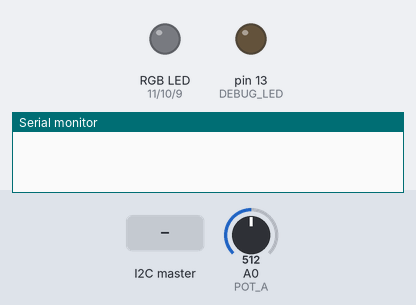
The sketch below on a simulated Arduino Uno, built with avr-gcc and run on an emulated ATmega328P. On the bench: an RGB LED mixed from three pins (HIGH = lit), output pins drawn as LEDs (lit = HIGH), the last lines printed to the serial monitor. The test bench sets the inputs (shaded band); at power-on: A0 (POT_A) = 512. Random numbers use the default seed unless the sketch sets one; pins used as bus, display or sensor lines are not drawn.

Above: at 0.05 s.
At 1.2 s:
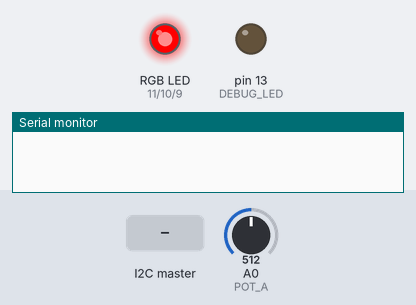
1.3 s: the I2C master sends "*"
At 4.2 s:
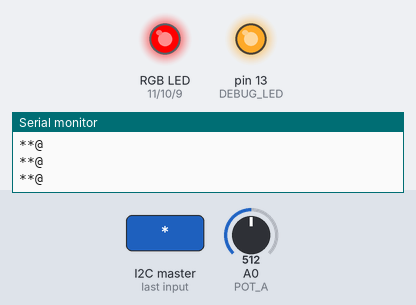
4.3 s: the I2C master sends the byte 200
Timing chart, 0 to 13.3 s (numbered marks = the images above; inputs shaded):
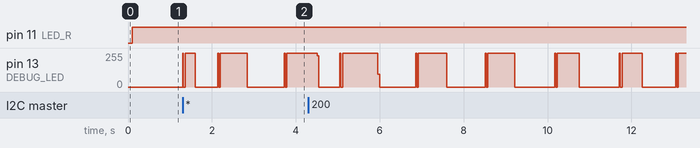

The sketch:

nano_firmware.ino
```cpp
/*
   i2c slave device to handle IR messaging between
   3pi+ robots.
*/
#include <avr/io.h>
#include <Wire.h>
#define I2C_ADDR 8

boolean LED;      // debug LED
unsigned long ts; // general time stamp, timeout for
                  // debug LED.

#define POT_A A0
#define POT_B A1
#define POT_C A2

// Two operational states
#define STATE_IR_TX_ON 1
#define STATE_IR_TX_OFF 2
int state = STATE_IR_TX_ON;


#define MAX_MSG 32
static char tx_buf[MAX_MSG];  // buffer for IR out (serial)
static char rx_buf[MAX_MSG];  // buffer for IR in  (serial)
static char rx_msg[MAX_MSG];  // holding buffer for msg down
                              // to Master over i2c
int rx_count;

// 38Khz signal generated on
// digital pin 4.
#define TX_CLK_OUT 4

unsigned long msg_ttl; // msg time to live
#define TTL 1000       // keep a message for 1 second
                       // then delete.

unsigned long tx_ts;    // transmit time-stamp
unsigned long tx_delay; // delay between tx
unsigned long tx_delay_min;
unsigned long tx_delay_extra;

// Flags
boolean BROADCAST = false;
boolean PROCESS_MSG = false;
#define LED_B 9
#define LED_G 10
#define LED_R 11

#define DEBUG_LED 13

void setup() {

  // Set random seed.
  initRandomSeed();

  // Set pin for 38khz carrier as output
  pinMode(TX_CLK_OUT, OUTPUT);

  // Debug led
  pinMode(13, OUTPUT);

  // RGB LED
  pinMode( LED_R, OUTPUT );
  pinMode( LED_G, OUTPUT );
  pinMode( LED_B, OUTPUT );

  // Debugging LED
  pinMode(DEBUG_LED, OUTPUT );
  digitalWrite(DEBUG_LED, LOW);

  // Input pots
  pinMode( POT_A, INPUT );
  pinMode( POT_B, INPUT );
  pinMode( POT_C, INPUT );

  // Set message buffers to invalid (empty) state
  memset( tx_buf, 0, sizeof( tx_buf ));
  memset( rx_buf, 0, sizeof( rx_buf ));
  memset( rx_msg, 0, sizeof( rx_msg ));

  // Set initial tx_delay variables
  tx_delay_min = 500;
  tx_delay_extra = 500;


  // Setup Timer 2 to help generate a 38khz signal.
  setupTimer2();

  // Begin I2C, note, as a slave device.
  Wire.begin( I2C_ADDR );
  Wire.onRequest( reportLastMessage );
  Wire.onReceive( newMessageToSend );

  // Start Serial.  Note, here we are using
  // serial to transmit strings over IR by
  // modulating it with the 38khz carrier.
  // The IR demodulator chip can support
  // baud up to 4800, but other variants
  // might not.
  Serial.begin(4800);
  Serial.setTimeout(500);

  // Set initial time-stamp values
  ts = millis();
  msg_ttl = millis();

  tx_ts = millis();
  setTXDelay();
  //disableTX();
  resetRxBuf();
}


// Experiment to see if reading the LSB
// of an analog read can generate a
// useful random seed.  Nothing connected
// to A0.  I think the LSB fluctuates
// randomly(?)
void initRandomSeed() {
  pinMode(A0, INPUT);
  byte r = 0x00;
  for ( int i = 0; i < 8; i++ ) {
    byte b = (byte)analogRead(A0);
    b = b & 0x01;
    r |= (b << i);
    delayMicroseconds(2);
  }
  randomSeed( r );
}

// Attempting an asynchronous send
// and listen procedure because we
// can't do both at the same time.
// https://lucidar.me/en/serialib/most-used-baud-rates-table/
// We are using 4800 baud, which is
// 4800 bits per second.
// 1.042ms per byte.
// So we space transmission by 35ms
// to allow for receipt, and pad/vary
// by upto 50ms(?)
void setTXDelay() {
  float t = (float)random(0, tx_delay_extra); // 0:50
  t += tx_delay_min; // 35
  // Insert random delay to help
  // break up synchronous tranmission
  // between robots.
  tx_delay = (unsigned long)t;
}

void setRGB( int r, int g, int b ) {
  if( r == 0 ) {
    digitalWrite( LED_R, LOW );
  } else {
    digitalWrite( LED_R, HIGH );
  }

  if( g == 0 ) {
    analogWrite( LED_G, 0 );
  } else {
    analogWrite( LED_G, 128 );
  }


  if( b == 0 ) {
    analogWrite( LED_B, 0 );
  } else {
    analogWrite( LED_B, 128 );
  }

}

// This ISR simply toggles the state of
// pin D4 to generate a 38khz clock signal.
ISR( TIMER2_COMPA_vect ) {
  PORTD ^= (1 << PD4);

}

// We use Timer2 to generate a 38khz clock
// which is electronically OR'd with the
// serial TX.
void setupTimer2() {

  // Termporarily stop interupts
  cli();

  // Setup Timer 2 to fire ISR every 38khz
  // Enable CTC mode
  TCCR2A = 0;
  TCCR2A |= (1 << WGM21);

  // Setup ctc prescaler
  TCCR2B = 0;

  // No prescale?
  //TCCR2B |= (1<<CS21);
  TCCR2B |= (1 << CS20);

  // match value
  OCR2A = 210; // counts to 53, every 38,000hz
  //OCR2A = 53; // counts to 53, every 38,000hz


  // Set up which interupt flag is triggered
  TIMSK2 = 0;
  TIMSK2 |= (1 << OCIE2A);

  // enable interrupts
  sei();

}


byte CRC( String in_string ) {
  String buf;
  byte cs;
  int i;

  cs = 0;
  for ( i = 0;  i < (int)in_string.length(); i++ ) {
    cs = cs ^ in_string.charAt(i);
  }
  cs &= 0xff;

  return cs;
}

// Over i2c to Master
// Sends a string of the latest message received from
// other robots.
// If the buffer is empty, a ! character is sent.
// Note, a correct message should also end in !
void reportLastMessage() {

  // No message.
  if ( rx_msg[0] == 0 ) {
    Wire.write("!");
  } else {
    Wire.write( rx_msg, strlen(rx_msg) );
  }

}

// For IR.
// Function to format a message for our
// IR transmission.  We use:
// * to indicate the start of a message
// @ to indicate a checksum value following
void newMessageToSend( int len ) {
  //Serial.println(len);
  //digitalWrite(13, HIGH);
  int count = 0;

  // Stop transmission whilst we update
  // the buffer.
  state = STATE_IR_TX_OFF;

  // Clear tx buffer
  memset( tx_buf, 0, sizeof( tx_buf ) );

  // set first character as our message
  // start byte
  tx_buf[count++] = '*';

  // Should we add a timeout here?
  // Receive up until buffer -1
  while ( Wire.available()  ) {
    char c = Wire.read();
    tx_buf[count] = c;
    count++;
  }

  // We could add in here a special character
  // to erase tx_buf and set the board to stop
  // transmitting.
  // Have more than just * in the buffer
  /*
  if( count > 1 ) {

    // Special first characters
    if( tx_buf[1] == '!' ) {          // Clear transmit message
      memset( tx_buf, 0, sizeof( tx_buf ) );
      return;

    } else if( tx_buf[1] == '£' ) {   // Set tx_delay period?


    } else if( tx_buf[1] == '#' ) {   // Set RGB?

    }
  }
  */

  // Add crc
  byte cs;
  int i;

  cs = 0;
  for ( i = 0;  i < count; i++ ) {
    cs = cs ^ tx_buf[i];
  }
  cs &= 0xff;

  tx_buf[count++] = '@';
  tx_buf[count++] = cs;


  //Serial.println( count );
  //Serial.println( tx_buf );

  // Restart IR transmission
  state = STATE_IR_TX_ON;
}


// The arduino pro mini has a parallel serial
// interface,meaning with IR it can receive
// it's own tranmission. There, we access the
// UART register to disable RX functionality.
// When we re-enable it, this has the beneficial
// side-effect of clearing the input buffer.

void disableRX() {
  cli();
  UCSR0B &= ~( 1 << RXEN0 );
  UCSR0B &= ~( 1 << RXCIE0 );
  sei();
}

// Re-enable the serial port RX hardware.
void enableRX() {


  cli();
  UCSR0A &= ~(1 << FE0);
  UCSR0A &= ~(1 << DOR0);
  UCSR0A &= ~(1 << UPE0);
  UCSR0B |= ( 1 << RXEN0 );
  UCSR0B |= ( 1 << RXCIE0 );
  sei();
}

// Clears our received buffer
void resetRxBuf() {
  rx_count = 0;
  PROCESS_MSG = false;
  memset( rx_buf, 0, sizeof( rx_buf ) );
}


void loop() {


  // Toggle whether we are broadcasting
  // or listening for IR messages
  if ( millis() - tx_ts > tx_delay ) {
    BROADCAST = !BROADCAST;
    tx_ts = millis();

    // Set a different delay for next
    // iteration
    setTXDelay();
  }


  // If we are in broadcast mode and the LEDS
  // are active.
  if ( state == STATE_IR_TX_ON && BROADCAST) {

    // If we have not received a message from
    // the Master over i2c, do nothing.
    if ( tx_buf[0] == 0 ) {
      // don't send, empty buffer.

    } else { // Message from Master to send.

      // We have a problem where we pick up
      // our own reflected transmission.
      disableRX();
      //enableTX();

      // Using Serial.print transmits over
      // IR.  Serial TX is modulated with
      // the 38Khz carrier in hardware.
      digitalWrite(DEBUG_LED, HIGH);
      Serial.println( tx_buf );
      Serial.flush(); // wait for send to complete
      digitalWrite(DEBUG_LED, LOW);

      //disableTX();

      // With TX finished, we can receive again
      // and not get our own transmission.
      enableRX();

    }
  }


  // Clear old messages received via IR.
  if ( millis() - msg_ttl  > TTL ) {
    memset( rx_msg, 0, sizeof( rx_msg ) );
    msg_ttl = millis();
  }

  // Clear status LED
  if ( millis() - ts > 100 ) {
    ts = millis();
    digitalWrite( 13, LOW );
    setRGB( 1, 0, 0 );
    //analogWrite(LED_R, 255 );
    //analogWrite(LED_G, 0);
    // Debug
    //Serial.print("last message: ");
    //Serial.print( rx_msg );
    //Serial.print(" ");
    //Serial.println( ts );
  }


  // See if we have received over IR to
  // process.
  while ( Serial.available() && !PROCESS_MSG ) {

    // If we find a newline, we flag we have
    // a message to attempt to process.
    rx_buf[rx_count] = Serial.read();
    if ( rx_buf[ rx_count ] == '\n' ) PROCESS_MSG = true;


    // Note that, it might seem like rx_count will
    // exceed the buffer. The next check should
    // catch this, and cause the buffer to be
    // processed.  We don't zero rx_count on each
    // call of loop() because we may only have a
    // few characters in the Serial buffer.  So we
    // need to incrementally fill our rx_buf with
    // many calls to this while loop.
    // Processing the message will reset rx_count
    // to 0.
    rx_count++;

    // If we exceed the buffer size, we also
    // will try to process the message.
    if ( rx_count >= MAX_MSG ) PROCESS_MSG = true;
  }

  // Do we think we have a message to process?
  if ( PROCESS_MSG ) {

    // Debug
    //Serial.print("got "); Serial.print(rx_buf); Serial.print(":"); Serial.println(rx_count);

    // Invalid conditions:
    if ( rx_count <= 0 || rx_buf[0] == 0 ) {
      // bad read.
      //Serial.println("bad serial");


    } else {  // Valid rx buf

      // Check for start byte
      int start = -1;  // -1 = default error state

      // Search string for * symbol (start)
      // Save index
      for ( int i = 0; i < rx_count; i++ ) {
        if ( rx_buf[i] == '*') {
          start = i;
          break;
        }
      }

      // Message too short or bad
      // e.g. a useless message would be:
      //      *abcdef@a  (start,message,CRC token, CRC value)
      //      minimum (absurd) message would be *@_
      //      min message length = 3
      // if start < 0, then no * symbol was found
      if ( (rx_count - start) <= 3 || start < 0 ) {
        //Serial.println("message too short :(");

      } else { // message valid, * index found

        // Check CRC, find @ token to separate
        // out CRC value.
        int last = -1;
        for ( int i = 0; i < rx_count; i++ ) {
          if ( rx_buf[i] == '@') {
            last = i;
            break;
          }
        }

        // Start should be 0 or more
        // Note, we include the start byte *
        // in the checksum
        if ( last > start && last < (rx_count - 1) ) {
          char buf[rx_count];
          int b = 0;  // count how many bytes

          // we copy.
          for ( int i = start; i < last; i++ ) {
            buf[b] = rx_buf[i];
            b++;
          }

          // We need at least 1 byte of data
          // between start and checksum
          if ( b >= 1 ) {
            //Serial.print("copied: " );
            //Serial.print( buf );
            //Serial.print( " b = ");
            //Serial.println(b);

            // Reconstruct checksum
            byte cs;
            cs = 0;
            for ( int i = 0;  i < b; i++ ) {
              cs = cs ^ buf[i];
            }
            cs &= 0xff;

            if ( cs == rx_buf[last + 1] ) {

              // Debug
              //Serial.println("CRC GOOD!");

              // Flash so we can see when robots are
              // receiving messages correctly
              digitalWrite(13, HIGH );
              //analogWrite(LED_R, 0 );
              //analogWrite(LED_G, 255);
              setRGB( 0, 1, 0 );

              // Make sure where we will store this
              // received message is clear.
              memset( rx_msg, 0, sizeof( rx_msg ));

              // Copy message across, ignoring the *
              for ( int i = 0; i < b - 1; i++ ) {
                rx_msg[i] = buf[i + 1];
              }

              // Add a ! to the message, which will be
              // used when later sending down I2C to
              // the Master to indicate the end of the
              // string.
              rx_msg[b-1] = '!';

              // Reset TTL timestamp, so this message
              // will only exist temporarily.
              msg_ttl = millis();

            } else {
              //Serial.println("CRC BAD!");
            }
          } else {
            //Serial.println("Message payload < 1 ");
          }

        }
      }
    }

    // reset receive
    resetRxBuf();

  }
} // end of loop
```
